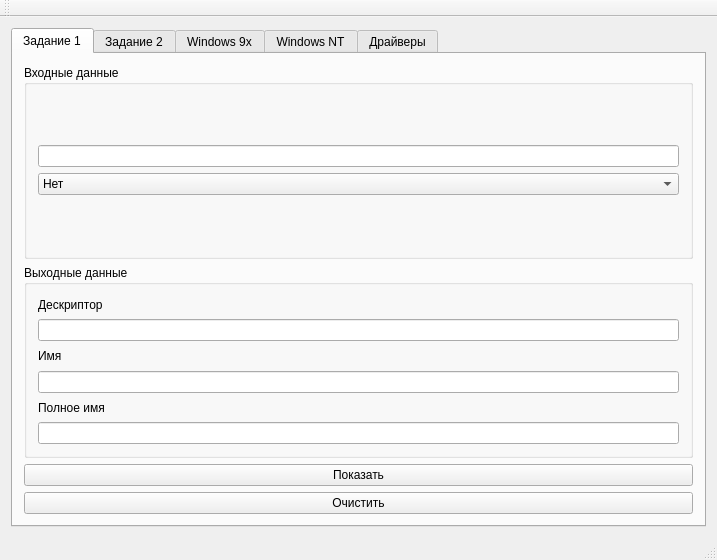
<?xml version="1.0" encoding="UTF-8"?>
<ui version="4.0">
 <class>MainWindow</class>
 <widget class="QMainWindow" name="MainWindow">
  <property name="geometry">
   <rect>
    <x>0</x>
    <y>0</y>
    <width>717</width>
    <height>560</height>
   </rect>
  </property>
  <property name="windowTitle">
   <string>Братковой И.О, ПВ-31, ОС-2</string>
  </property>
  <widget class="QWidget" name="centralWidget">
   <layout class="QVBoxLayout" name="verticalLayout_8">
    <item>
     <widget class="QTabWidget" name="tabWidget">
      <property name="currentIndex">
       <number>0</number>
      </property>
      <widget class="QWidget" name="tab">
       <attribute name="title">
        <string>Задание 1</string>
       </attribute>
       <layout class="QVBoxLayout" name="verticalLayout_11">
        <item>
         <widget class="QGroupBox" name="groupBox">
          <property name="title">
           <string>Входные данные</string>
          </property>
          <layout class="QVBoxLayout" name="verticalLayout_9">
           <item>
            <layout class="QVBoxLayout" name="verticalLayout_2">
             <item>
              <widget class="QLineEdit" name="lineInput"/>
             </item>
             <item>
              <widget class="QComboBox" name="comboBox">
               <property name="font">
                <font>
                 <stylestrategy>PreferAntialias</stylestrategy>
                </font>
               </property>
               <property name="currentIndex">
                <number>0</number>
               </property>
               <item>
                <property name="text">
                 <string>Нет</string>
                </property>
               </item>
               <item>
                <property name="text">
                 <string>Имя</string>
                </property>
               </item>
               <item>
                <property name="text">
                 <string>Полное имя</string>
                </property>
               </item>
               <item>
                <property name="text">
                 <string>Дескриптор</string>
                </property>
               </item>
              </widget>
             </item>
            </layout>
           </item>
          </layout>
         </widget>
        </item>
        <item>
         <widget class="QGroupBox" name="groupBox_2">
          <property name="title">
           <string>Выходные данные</string>
          </property>
          <layout class="QVBoxLayout" name="verticalLayout_10">
           <item>
            <widget class="QLabel" name="label">
             <property name="text">
              <string>Дескриптор</string>
             </property>
            </widget>
           </item>
           <item>
            <widget class="QLineEdit" name="lineHandle"/>
           </item>
           <item>
            <widget class="QLabel" name="label_2">
             <property name="text">
              <string>Имя</string>
             </property>
            </widget>
           </item>
           <item>
            <widget class="QLineEdit" name="lineName"/>
           </item>
           <item>
            <widget class="QLabel" name="label_3">
             <property name="text">
              <string>Полное имя</string>
             </property>
            </widget>
           </item>
           <item>
            <widget class="QLineEdit" name="lineFullName"/>
           </item>
          </layout>
         </widget>
        </item>
        <item>
         <widget class="QPushButton" name="pushButton">
          <property name="text">
           <string>Показать</string>
          </property>
         </widget>
        </item>
        <item>
         <widget class="QPushButton" name="pushButton_2">
          <property name="text">
           <string>Очистить</string>
          </property>
         </widget>
        </item>
       </layout>
      </widget>
      <widget class="QWidget" name="tab_2">
       <attribute name="title">
        <string>Задание 2</string>
       </attribute>
       <layout class="QVBoxLayout" name="verticalLayout_3">
        <item>
         <widget class="QLabel" name="label_4">
          <property name="text">
           <string>Идентификатор текущего процесса</string>
          </property>
         </widget>
        </item>
        <item>
         <widget class="QLineEdit" name="currIDEdit"/>
        </item>
        <item>
         <widget class="QLabel" name="label_5">
          <property name="text">
           <string>Псевдодескриптор текущего процесса</string>
          </property>
         </widget>
        </item>
        <item>
         <widget class="QLineEdit" name="currPseudoEdit"/>
        </item>
        <item>
         <widget class="QLabel" name="label_6">
          <property name="text">
           <string>Дескриптор, полученный функцией DuplicateHandle</string>
          </property>
         </widget>
        </item>
        <item>
         <widget class="QLineEdit" name="currHandleDupEdit"/>
        </item>
        <item>
         <widget class="QLabel" name="label_7">
          <property name="text">
           <string>Дескриптор, полученный функцией OpenProcess</string>
          </property>
         </widget>
        </item>
        <item>
         <widget class="QLineEdit" name="currHandleOpenEdit"/>
        </item>
        <item>
         <widget class="QLabel" name="label_8">
          <property name="text">
           <string>Закрываем дескриптор, полученный функцией DuplicateHandle</string>
          </property>
         </widget>
        </item>
        <item>
         <widget class="QLineEdit" name="currCloseDupEdit"/>
        </item>
        <item>
         <widget class="QLabel" name="label_9">
          <property name="text">
           <string>Закрываем дескриптор, полученный функцией OpenProcess: </string>
          </property>
         </widget>
        </item>
        <item>
         <widget class="QLineEdit" name="currCloseOpenEdit"/>
        </item>
       </layout>
      </widget>
      <widget class="QWidget" name="tab_3">
       <attribute name="title">
        <string>Windows 9x</string>
       </attribute>
       <layout class="QVBoxLayout" name="verticalLayout_7">
        <item>
         <layout class="QVBoxLayout" name="verticalLayout_6">
          <item>
           <layout class="QVBoxLayout" name="verticalLayout">
            <item>
             <widget class="QTableWidget" name="tableProc"/>
            </item>
            <item>
             <widget class="QTableWidget" name="tableMod"/>
            </item>
            <item>
             <widget class="QTableWidget" name="tableThrd"/>
            </item>
           </layout>
          </item>
          <item>
           <widget class="QPushButton" name="pushButton_3">
            <property name="text">
             <string>Обновить</string>
            </property>
           </widget>
          </item>
         </layout>
        </item>
       </layout>
      </widget>
      <widget class="QWidget" name="tab_4">
       <attribute name="title">
        <string>Windows NT</string>
       </attribute>
       <layout class="QVBoxLayout" name="verticalLayout_5">
        <item>
         <layout class="QHBoxLayout" name="horizontalLayout">
          <item>
           <widget class="QTableWidget" name="tableNTProc"/>
          </item>
         </layout>
        </item>
        <item>
         <widget class="QTreeWidget" name="treeModul">
          <column>
           <property name="text">
            <string notr="true">1</string>
           </property>
          </column>
         </widget>
        </item>
        <item>
         <widget class="QPushButton" name="pushButton_5">
          <property name="text">
           <string>Обновить</string>
          </property>
         </widget>
        </item>
       </layout>
      </widget>
      <widget class="QWidget" name="tab_5">
       <attribute name="title">
        <string>Драйверы</string>
       </attribute>
       <layout class="QVBoxLayout" name="verticalLayout_4">
        <item>
         <widget class="QListWidget" name="listDriv"/>
        </item>
        <item>
         <widget class="QPushButton" name="pushButton_4">
          <property name="text">
           <string>Обновить</string>
          </property>
         </widget>
        </item>
       </layout>
      </widget>
     </widget>
    </item>
   </layout>
  </widget>
  <widget class="QMenuBar" name="menuBar">
   <property name="geometry">
    <rect>
     <x>0</x>
     <y>0</y>
     <width>717</width>
     <height>21</height>
    </rect>
   </property>
  </widget>
  <widget class="QToolBar" name="mainToolBar">
   <attribute name="toolBarArea">
    <enum>TopToolBarArea</enum>
   </attribute>
   <attribute name="toolBarBreak">
    <bool>false</bool>
   </attribute>
  </widget>
  <widget class="QStatusBar" name="statusBar"/>
 </widget>
 <layoutdefault spacing="6" margin="11"/>
 <resources/>
 <connections/>
</ui>
